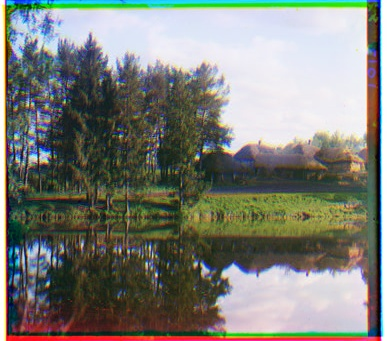
#> input picture website/images/assignment-1/baseline/00163v.jpg, 387 x 341 px, given in place of IMG_0852_0009.jpg, which was not available
$ python part_b.py
#> lines starting #> are read from the running program, lines starting #| are printed output that depends on the picture
### Assignment 3/src/common.py
"""Shared helpers for the Assignment 3 scripts."""

import json
import sys
from pathlib import Path

import numpy as np
from PIL import Image, ImageOps

ROOT = Path(__file__).resolve().parent.parent
DATA_DIR = ROOT / "data"
WEB_DIR = ROOT.parent / "website" / "images" / "assignment-3"
POINTS = DATA_DIR / "points.json"

sys.path.insert(0, str(ROOT / "starter"))

# Each mosaic is an ordered list of images (paths relative to data/); the middle one is the reference
MOSAICS = {
    "canyon_slope": ["frames/IMG_0852/IMG_0852_0009.jpg",
                     "frames/IMG_0852/IMG_0852_0010.jpg",
                     "frames/IMG_0852/IMG_0852_0011.jpg"],
    "canyon_ridge": ["frames/IMG_0861/IMG_0861_0040.jpg",
                     "frames/IMG_0861/IMG_0861_0044.jpg",
                     "frames/IMG_0861/IMG_0861_0048.jpg"],
    "horseshoe": ["photos/horseshoe/IMG_0837.jpg",
                  "photos/horseshoe/IMG_0839.jpg",
                  "photos/horseshoe/IMG_0841.jpg"],
}


def load_image(path):
    """Load an RGB image as float32 in [0, 1]."""
#> called with path = 'frames/IMG_0852/IMG_0852_0009.jpg'
    img = ImageOps.exif_transpose(Image.open(DATA_DIR / path))
#> img is the input picture: PIL image 387x341 RGB; mean R, G, B 126.1, 127.9, 120.7
    return np.asarray(img.convert("RGB"), dtype=np.float32) / 255.0


def save_image(path, img):
    Image.fromarray((np.clip(img, 0, 1) * 255).astype(np.uint8)).save(path, quality=92)


def gray(img):
    return img @ np.array([0.299, 0.587, 0.114], dtype=np.float32)
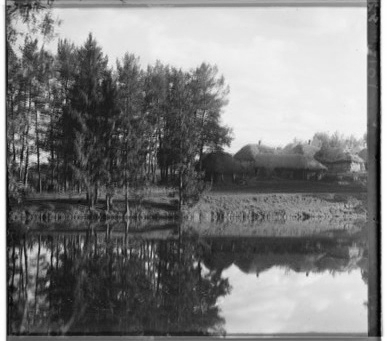
#> returned value: shape (341, 387) float32; min 0.000894, max 1, mean 0.496


# [4 lines left out: function web_dir, not called in this run]


def load_points():
    return json.loads(POINTS.read_text()) if POINTS.exists() else {}


def save_points(points):
    POINTS.write_text(json.dumps(points, indent=1))


def pair_key(a, b):
    return f"{a}|{b}"

### Assignment 3/src/features.py
"""Feature detection, description, matching, and RANSAC (B.1 to B.4, B.5).

Follows Brown, Szeliski and Winder, "Multi-Image Matching using Multi-Scale Oriented Patches".
"""

import cv2
import numpy as np

import common  # noqa: F401  (adds starter/ to the path)
from harris import dist2, get_harris_corners
from homography import apply_h, computeH, sample_bilinear


def harris(g, edge=20):
    """All Harris corners as (x, y) points and their corner strengths."""
    h, coords = get_harris_corners(g, edge)
    ys, xs = coords
    return np.c_[xs, ys].astype(float), h[ys, xs]


# [106 lines left out: functions anms, orientations, descriptors, pyramid, detect, match and 2 more, not called in this run]

### Assignment 3/src/part_b.py
"""Part B: Harris + ANMS, descriptors, matching, RANSAC, and automatic mosaics.

Usage: python part_b.py [MOSAIC ...] [--ratio 0.5] [--n 500]
"""

import argparse
import json

import matplotlib.patches as mpatches
import numpy as np

import viz
from blend import chain_to_ref, mosaic
from common import DATA_DIR, MOSAICS, gray, load_image, save_image, web_dir
from features import anms, descriptors, harris, match, ransac, detect


def corner_figures(name, img, n):
    g = gray(img)
    pts, f = harris(g)
    strongest = pts[np.argsort(-f)[:n]]
    chosen, radii = anms(pts, f, n)
    out = web_dir("b1")
    viz.points(img, pts, out / f"{name}_harris_all.jpg", size=2)
    viz.points(img, strongest, out / f"{name}_strongest_{n}.jpg", size=10)
    viz.points(img, chosen, out / f"{name}_anms_{n}.jpg", size=10)
    return dict(harris=len(pts), anms_radius=float(radii.min()))


def descriptor_figures(name, img, n, count=12):
    g = gray(img)
    pts, f = harris(g)
    pts, _ = anms(pts, f, n)
    pts = pts[:count]
    d = descriptors(g, pts)
    out = web_dir("b2")

    fig, ax = viz.figure(img)
    for i, (x, y) in enumerate(pts):
        ax.add_patch(mpatches.Rectangle((x - 20, y - 20), 40, 40, fill=False, ec="yellow", lw=1.5))
        ax.text(x + 22, y - 22, str(i + 1), color="yellow", fontsize=11, fontweight="bold")
    viz.save(fig, out / f"{name}_locations.jpg")

    windows = [g[int(y) - 20:int(y) + 20, int(x) - 20:int(x) + 20] for x, y in pts]
    titles = [str(i + 1) for i in range(count)]
    viz.patch_grid(windows, out / f"{name}_windows.jpg", titles, cols=6)
    viz.patch_grid(d.reshape(-1, 8, 8), out / f"{name}_descriptors.jpg", titles, cols=6)


def stitch(name, n, ratio):
    files = MOSAICS[name]
    ims = [load_image(f) for f in files]
    feats = [detect(gray(im), n) for im in ims]
    pair_Hs, stats = [], []
    for i in range(len(ims) - 1):
        (pa, da, _, _), (pb, db, _, _) = feats[i], feats[i + 1]
        m, _ = match(da, db, ratio)
        p1, p2 = pa[m[:, 0]], pb[m[:, 1]]
        H, inl = ransac(p1, p2)
        pair_Hs.append(H)
        viz.matches(ims[i], ims[i + 1], p1, p2, web_dir("b3") / f"{name}_{i + 1}_matches.jpg")
        viz.matches(ims[i], ims[i + 1], p1, p2, web_dir("b4") / f"{name}_{i + 1}_ransac.jpg", inl)
        stats.append(dict(pair=[files[i], files[i + 1]], features=[len(pa), len(pb)],
                          matches=len(m), inliers=int(inl.sum()), H=H.tolist()))
    out = mosaic(ims, chain_to_ref(pair_Hs))
    save_image(web_dir("mosaics") / f"{name}_auto.jpg", out)
    return stats


def main():
    p = argparse.ArgumentParser()
    p.add_argument("mosaics", nargs="*", default=list(MOSAICS))
    p.add_argument("--ratio", type=float, default=0.5)
    p.add_argument("--n", type=int, default=500)
    args = p.parse_args()

    results_path = DATA_DIR / "results_part_b.json"
    results = json.loads(results_path.read_text()) if results_path.exists() else {}
    for name in args.mosaics:
        first = load_image(MOSAICS[name][0])
        r = corner_figures(name, first, args.n)
        descriptor_figures(name, first, args.n)
        r["pairs"] = stitch(name, args.n, args.ratio)
        results[name] = r
        print(name, json.dumps({k: v for k, v in r.items() if k != "pairs"}),
              [(s["matches"], s["inliers"]) for s in r["pairs"]])
    results_path.write_text(json.dumps(results, indent=1))


if __name__ == "__main__":
    main()
#> (the call stopped at in harris, `h, coords = get_harris_corners(g, edge)`: harris is not available in this run)

$ run again, on website/images/assignment-1/baseline/00804v.jpg
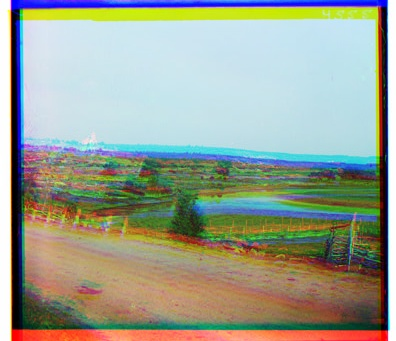
#> input picture website/images/assignment-1/baseline/00804v.jpg, 396 x 341 px, given in place of IMG_0852_0009.jpg, which was not available
#> in load_image, img is the input picture: PIL image 396x341 RGB; mean R, G, B 154.1, 160.8, 145.9
#> in gray, `return img @ np.array([0.299, 0.587, 0.114], dtype=np.float32)`:
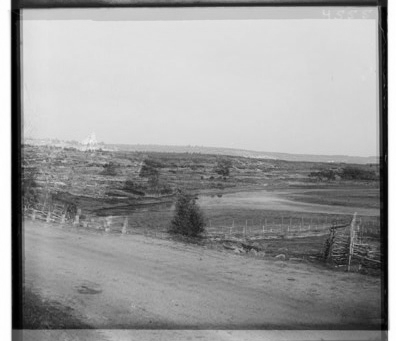
#> returned value: shape (341, 396) float32; min 0, max 1, mean 0.616

$ run again, on website/images/assignment-1/baseline/01164v.jpg
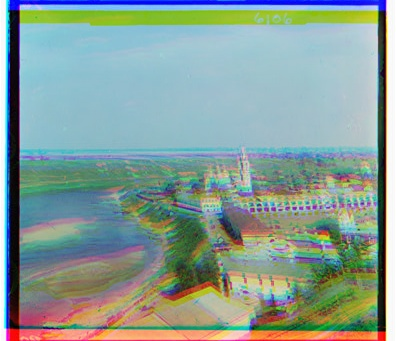
#> input picture website/images/assignment-1/baseline/01164v.jpg, 396 x 341 px, given in place of IMG_0852_0009.jpg, which was not available
#> in load_image, img is the input picture: PIL image 396x341 RGB; mean R, G, B 135.4, 157.3, 150.8
#> in gray, `return img @ np.array([0.299, 0.587, 0.114], dtype=np.float32)`:
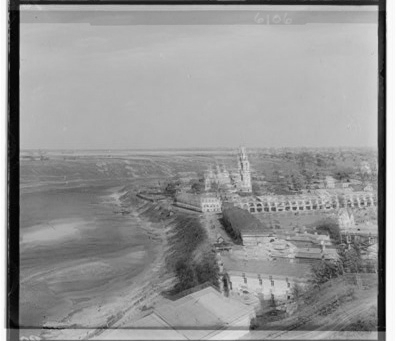
#> returned value: shape (341, 396) float32; min 0.00469, max 1, mean 0.588
